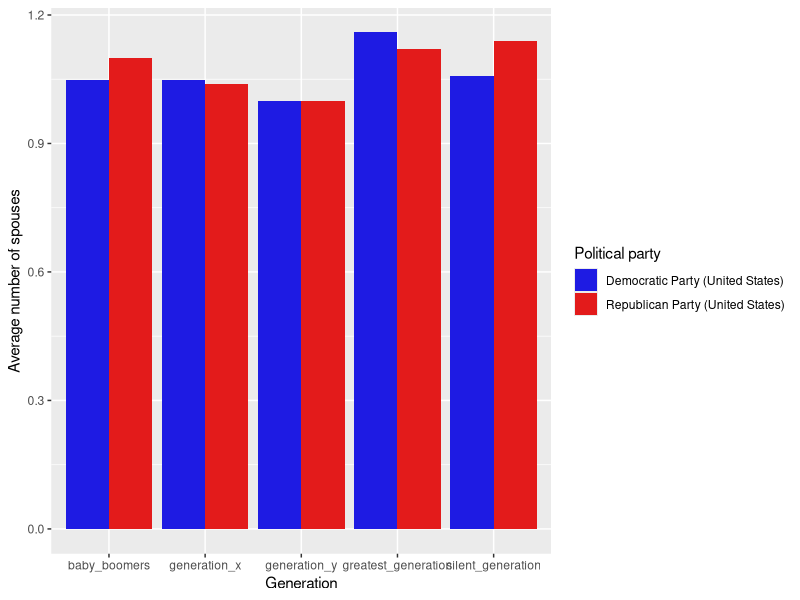

R code for this plot:
 library(tidyverse)


data <- read_csv('new_cleaner_beautiful_data.csv')
#filtering data more
## data <- filter()


#col_names are: 'Name', 'Party' 'n_Spouses', 'n_Children', 'Religion', 'Birthyear'


ggplot(data, aes(x=generation, y=n_spouses, fill=party)) +
  geom_bar(stat="summary", fun=mean, position="dodge")+
  scale_fill_manual(values=c("Democratic Party (United States)"="#1E1BE3", "Republican Party (United States)"="#E31B1B"))+
  labs(x="Generation",
      y="Average number of spouses",
      fill="Political party")
  
# ggsave("Average number of spouses vs Generation per political party.pdf", width=30, height=10, units="cm")

# ggplot(data_children_over0_birthyear_party, aes(x=birth_year, y=avg_children_year, color=party)) +
#   geom_point()+
#   geom_line()+
#   scale_color_manual(values=c("Democratic Party (United States)"="#1E1BE3", "Republican Party (United States)"="#E31B1B"))+
#   labs(x="Birth year",
#       y="Average number of children",
#     color="Political party")
# ggsave("Average number of children vs Birthyear per political party.pdf", width=30, height=10, units="cm")